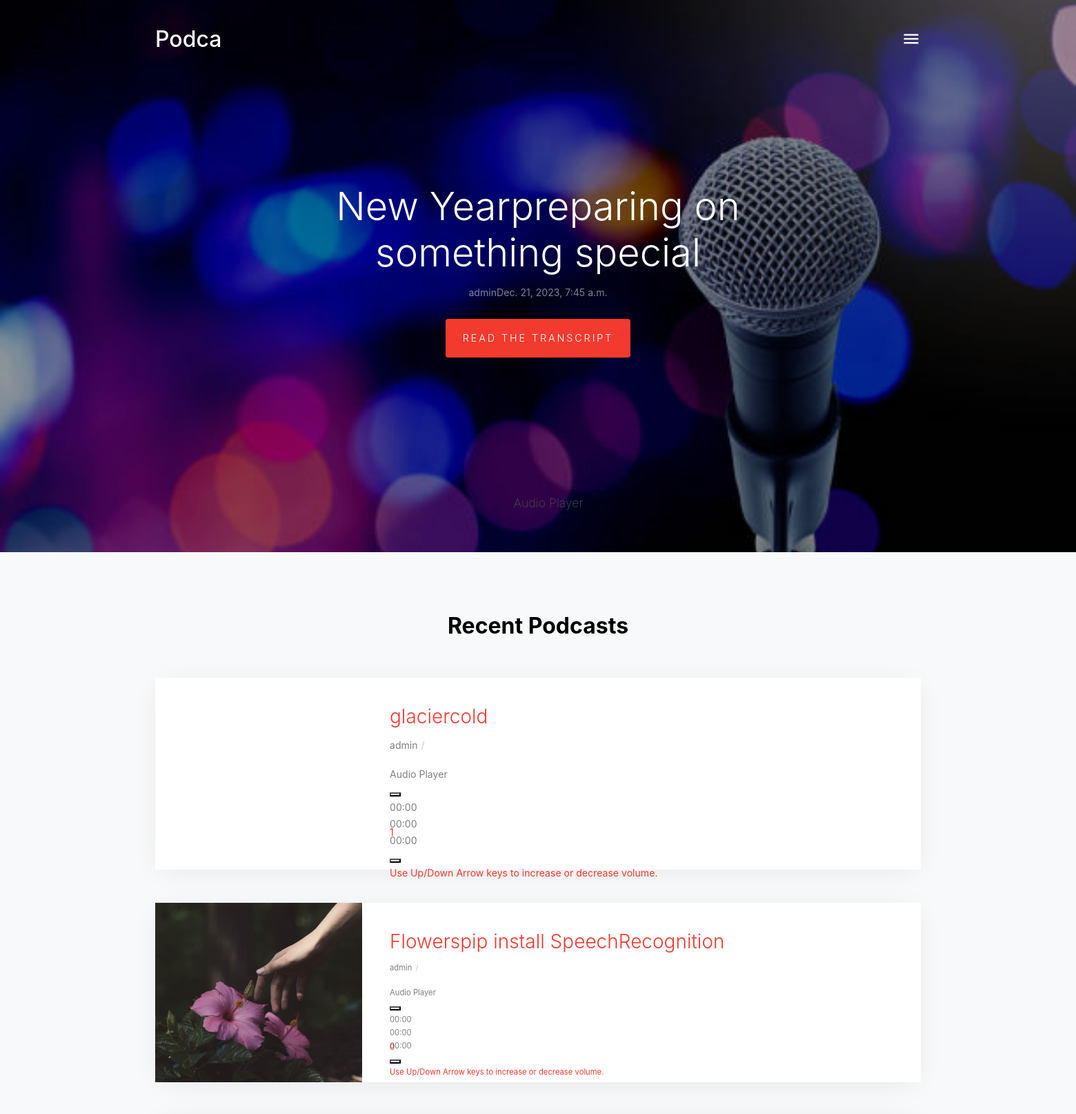
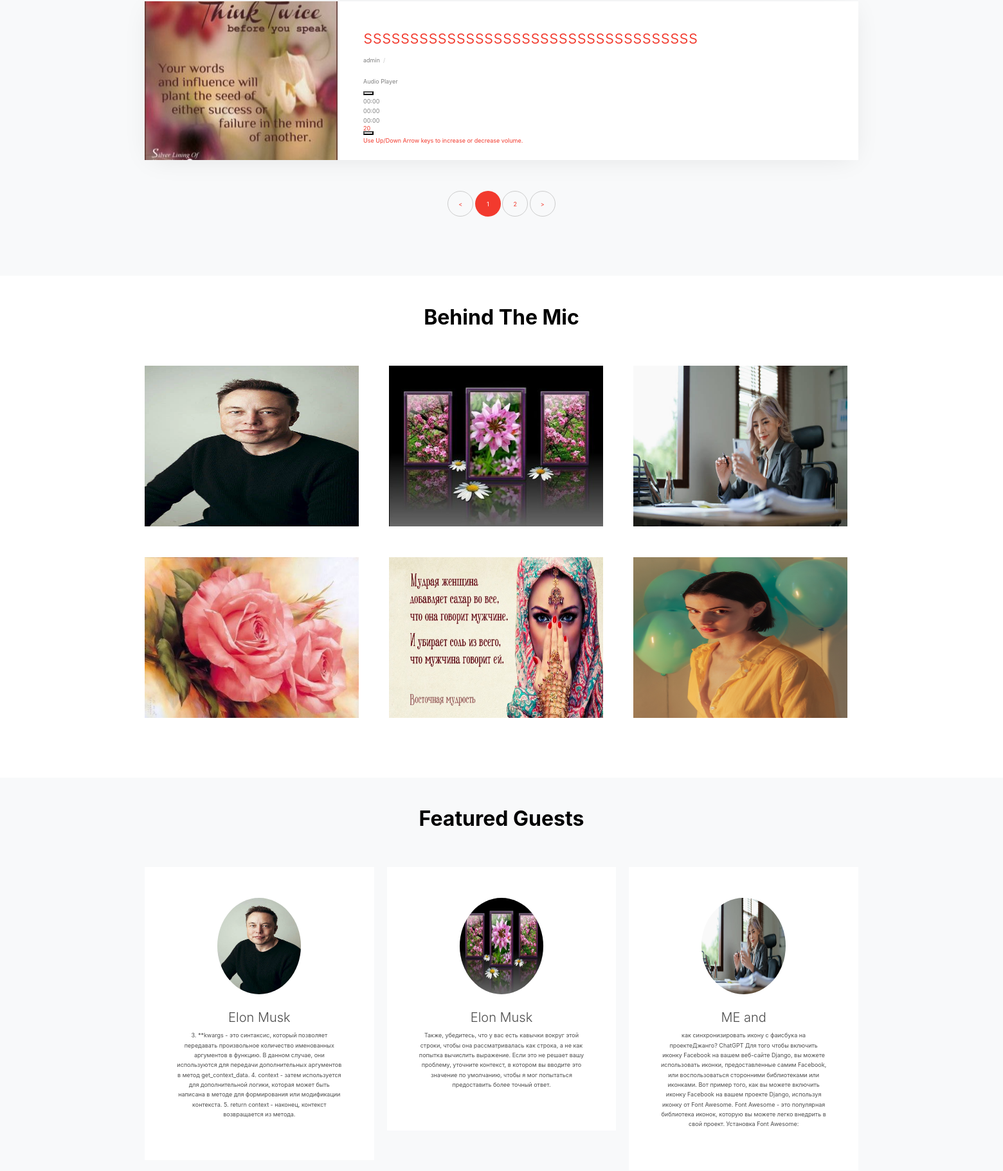
The page / (upper part) on the database its author committed (2 pictures, top to bottom).
### music_talk/models.py (models this page shows)
class MainImage(models.Model):
    image = models.ImageField()

class News(models.Model):
    title = models.CharField(max_length=250, verbose_name="Тема новостей")
    description = models.TextField()
    news_image = models.ImageField()
    created_at = models.DateTimeField(auto_now_add=True, editable=False)
    author = models.ForeignKey(settings.AUTH_USER_MODEL, on_delete=models.CASCADE, verbose_name="Автор")
    audio_file = models.FileField(upload_to='audio/')
    counter = models.IntegerField(editable=False, default=0, blank=True,null=True)
    like_count = models.IntegerField(editable=False, default=0, blank=True,null=True)

class Podcasters(models.Model):
    fillname =models.CharField(max_length=250)
    avatar = models.ImageField()
    status = models.CharField(max_length=250)
    description = models.TextField()

### music_talk/views.py (the view)
# urls.py: path('', index, name='index'),
def index(request):
    query = ''
    if request.GET.get('query'):
        query = request.GET.get('query')
    rows = News.objects.all().filter(title__contains=query).order_by("-created_at")
    paginator = Paginator(rows, 3)
    page_number = 1
    if request.GET.get('page'):
       page_number = int(request.GET.get('page'))
       print(page_number)
    print(page_number)
    print(page_number)
    next_page = page_number +1 if (page_number +1) <= len(paginator.page_range) else page_number
    previous_page = page_number - 1 if (page_number - 1) !=0 else page_number
    latest_news = News.objects.all().first()
    top_views = News.objects.all().order_by('-counter')[:3]
    new_news =News.objects.all().order_by("-created_at")[:3]
    users=Podcasters.objects.all()
    main_pic=MainImage.objects.first()
    context = {
        'rows': paginator.page(page_number),
        'pages': paginator.page_range,
        'latest_news':latest_news,
        'top_views': top_views,
        "next_page": next_page,
        "new_news": new_news,
        "previous_page" : previous_page,
        "users":users,
        "current_page": page_number,
        'main_pic':main_pic,
    }
    context['news'] = News.objects.all()[:3]
    context['video'] = MainVideo.objects.all()[:1][0]
    context['newsTranscription'] = NewsTranscription.objects.all()[:3]
    context['guests'] = Podcasters.objects.all()[:6]
    return render(request, 'index.html', context)

### templates/index.html (shortened to what this page needs)
{% extends 'base.html' %}
{% load static %}
{% block content %}
{% if main_pic %}
    <div class="site-blocks-cover overlay" style="background-image: url({{main_pic.image.url}});" data-aos="fade" data-stellar-background-ratio="0.5">
      <div class="container">
        <div class="row align-items-center justify-content-center text-center">
          {% endif %}
          {% if latest_news %}
          <div class="col-md-8" data-aos="fade-up" data-aos-delay="400">
            <h2 class="text-white font-weight-light mb-2 display-4">{{latest_news.title}}{{latest_news.description}}</h2>
            <div class="text-white mb-4"><span class="text-white-opacity-05"><small>{{latest_news.author}}{{latest_news.created_at}}</small></span></div>
            <p><a href="{% url 'single' latest_news.id %}" class="btn btn-primary btn-sm py-3 px-4 small">Read The Transcript</a></p>
            <div class="player">
            </div>
          </div>
        </div>
      </div>
    </div>
    {% else %}
    <p>Нет доступных новостей</p>
  {% endif %}
    <div class="site-section bg-light">
      <div class="container">
        <div class="row mb-5" data-aos="fade-up">
          <div class="col-md-12 text-center">
            <h2 class="font-weight-bold text-black">Recent Podcasts</h2>
          </div>
        </div>
        {% for row in rows %}
        <div class="d-block d-md-flex podcast-entry bg-white mb-5" data-aos="fade-up">
          <div class="image" style="background-image: url({{row.news_image.url}});"></div>
          <div class="text">
            <h3 class="font-weight-light"><a href="{% url 'single' row.id %}">{{row.title}}{{row.description}}</a></h3>
            <div class="text-white mb-3"><span class="text-black-opacity-05"><small>{{row.author}}{{news.created_at}}<span class="sep">/</span></p>
            <div class="player">
            </div>
          </div>
          <a href="{% url 'single' row.id %}" class="image">{{row.counter}}</a>
          </div>
        </div>
        {% endfor %}
      </div>
      <div class="container" data-aos="fade-up">
        <div class="row">
          <div class="col-md-12 text-center">
            <div class="site-block-27">
              <ul>
                <li><a href="?page={{previous_page}}">&lt;</a></li>
                {% for i in pages %}
                  <li li class="{% if i == current_page %}active{% endif %}">
                    <a href="?page={{i}}">{{i}}</a>
                  </li>
                {% endfor %}
                <li><a href="?page={{next_page}}">&gt;</a></li>
              </ul>
            </div>
          </div>
        </div>
      </div>
    </div>
    <div class="site-section">
      <div class="container" data-aos="fade-up">
        <div class="row mb-5">
          <div class="col-md-12 text-center">
            <h2 class="font-weight-bold text-black">Behind The Mic</h2>
          </div>
        </div>
        <div class="row">
          {% for user in users %}
          <div class="col-md-6 col-lg-4 mb-5 mb-lg-5">
            <div class="team-member">
              <img src="{{user.avatar.url}}" style="width: 333px; height: 250px;" alt="Image" class="img-fluid" >
            </div>
          </div>
          {% endfor %}
        </div>
      </div>
    </div>
    <div class="site-section bg-light block-13">
      <div class="container">
        <div class="row mb-5">
          <div class="col-md-12 text-center">
            <h2 class="font-weight-bold text-black">Featured Guests</h2>
          </div>
        </div>
        <div class="nonloop-block-13 owl-carousel">
          {% for user in users %}
          <div class="text-center p-3 p-md-5 bg-white">
            <div class="mb-4">
              <img src="{{user.avatar.url}}" alt="Image" class="w-50 mx-auto img-fluid rounded-circle" style="width: 150px; height: 150px;">
          </div>
            <div class="">
            <h3 class="font-weight-light h5">{{user.fillname}}</h3>
              <p>{{user.description}}</p>
            </div>
          </div>
          {% endfor %}
        </div>
      </div>
    </div>
{% endblock %}

### templates/base.html (shortened to what this page needs)
{% load static %}
<!DOCTYPE html>
<html lang="en">
  <head>
    <link rel="stylesheet" href="{% static 'fonts/icomoon/style.css' %}">
    <link rel="stylesheet" href="{% static 'css/bootstrap.min.css' %}">
    <link rel="stylesheet" href="{% static 'css/magnific-popup.css' %}">
    <link rel="stylesheet" href="{% static 'css/jquery-ui.css' %}">
    <link rel="stylesheet" href="{% static 'css/owl.carousel.min.css' %}">
    <link rel="stylesheet" href="{% static 'css/owl.theme.default.min.css' %}">
    <link rel="stylesheet" href="https://cdn.jsdelivr.net/npm/mediaelement@4.2.7/build/mediaelementplayer.min.css">
    <link rel="stylesheet" href="{% static 'css/aos.css' %}">
    <link rel="stylesheet" href="{% static 'css/style.css' %}">
  </head>
  <body>
  <div class="site-wrap">
      <header class="site-navbar py-4 absolute transparent" role="banner">
        <div class="container">
          <div class="row align-items-center">
            <div class="col-3" data-aos="fade-down">
              <h1><a href="#" class="text-white h2">Podca</a></h1>
            </div>
            <div class="col-9" data-aos="fade-down">
              <nav class="site-navigation position-relative text-right text-md-right" role="navigation">
                  <div class="d-inline-block ml-md-0 mr-auto py-3"><a href="" class="site-menu-toggle js-menu-toggle text-white"><span class="icon-menu h3"></span></a></div>
              </nav>
            </div>
          </div>
        </div>
      </header>
    {% block content %}
    {% endblock %}
  </div>
  </body>
</html>

### static/css/style.css (style rules this page uses)
body { line-height: 1.7; color: #4d4d4d; font-weight: 200; font-size: 1.1rem; }
a { -webkit-transition: .3s all ease; -o-transition: .3s all ease; transition: .3s all ease; }
.text-black { color: #000 !important; }
.site-wrap:before { -webkit-transition: .3s all ease-in-out; -o-transition: .3s all ease-in-out; transition: .3s all ease-in-out; background: rgba(0, 0, 0, 0.6); content: ""; position: absolute; z-index: 2000; top: 0; left: 0; right: 0; bottom: 0; opacity: 0; visibility: hidden; }
.btn { text-transform: uppercase; position: relative; -webkit-transition: 0.2s all ease-in-out !important; -o-transition: 0.2s all ease-in-out !important; transition: 0.2s all ease-in-out !important; top: 0; letter-spacing: .05em; }
.btn.btn-sm { font-size: 0.9rem; }
.btn.btn-primary { font-weight: 300; letter-spacing: .2em; }
.site-section { padding: 2.5em 0; }
@media (min-width: 768px) { .site-section { padding: 5em 0; } }
.text-white-opacity-05 { color: rgba(255, 255, 255, 0.5); }
.text-black-opacity-05 { color: rgba(0, 0, 0, 0.5); }
.site-navbar { margin-bottom: 0px; z-index: 1999; position: relative; }
.site-navbar.transparent { background: transparent; }
.site-navbar.absolute { position: absolute; top: 0; left: 0; width: 100%; }
.site-blocks-cover { background-size: cover; background-repeat: no-repeat; background-position: top; background-position: center center; }
.site-blocks-cover.overlay { position: relative; }
.site-blocks-cover.overlay:before { position: absolute; content: ""; left: 0; bottom: 0; right: 0; top: 0; background: rgba(0, 0, 0, 0.4); }
.site-blocks-cover .player { position: absolute; bottom: -250px; width: 100%; }
.site-blocks-cover, .site-blocks-cover .row { min-height: 600px; height: calc(100vh); }
.site-blocks-cover h2, .site-blocks-cover h3, .site-blocks-cover h4, .site-blocks-cover h5 { color: #fff; }
.site-blocks-cover p { color: #fff; font-size: 1.2rem; line-height: 1.5; }
.bg-light { background: #ccc; }
.team-member { position: relative; float: left; width: 100%; overflow: hidden; }
.team-member img { -webkit-transition: .3s all ease; -o-transition: .3s all ease; transition: .3s all ease; -webkit-transform: scale(1); -ms-transform: scale(1); transform: scale(1); }
.team-member:before { position: absolute; content: ""; top: 0; left: 0; right: 0; bottom: 0; background: rgba(242, 58, 46, 0.8); z-index: 2; height: 100%; width: 100%; opacity: 0; visibility: hidden; -webkit-transition: .3s all ease; -o-transition: .3s all ease; transition: .3s all ease; }
.podcast-entry { -webkit-box-shadow: 0 5px 40px -10px rgba(0, 0, 0, 0.1); box-shadow: 0 5px 40px -10px rgba(0, 0, 0, 0.1); }
.podcast-entry .sep { margin-left: 5px; margin-right: 5px; color: #ccc; }
.podcast-entry .image { background-size: cover; background-position: center center; background-repeat: no-repeat; height: 300px; }
@media (min-width: 768px) { .podcast-entry .image { width: 300px; height: auto; } }
.podcast-entry .text { width: 100%; padding: 40px; }
@media (min-width: 768px) { .podcast-entry .text { width: calc(100% - 300px); } }
.block-13, .slide-one-item { position: relative; z-index: 1; }
.player { position: relative; }
.site-block-27 ul, .site-block-27 ul li { padding: 0; margin: 0; }
.site-block-27 ul li { display: inline-block; margin-bottom: 4px; }
.site-block-27 ul li a, .site-block-27 ul li span { text-align: center; display: inline-block; width: 40px; height: 40px; line-height: 40px; border-radius: 50%; border: 1px solid #ccc; }
.site-block-27 ul li.active a, .site-block-27 ul li.active span { background: #f23a2e; color: #fff; border: 1px solid transparent; }

### rows shown on the page
MainImage: image (picture)
News: title "New Year", description "preparing on something special", author "admin", created_at "Dec. 21, 2023, 7:45 a.m."
News: title "glacier", description "cold", author "admin", counter "1"
News: news_image (picture), title "Flowers", description "pip install SpeechRecognition", author "admin", counter "0"
News: news_image (picture), title "ssssssssssssss", description "ssssssssssssssssssssss", author "admin", counter "20"
Podcasters: avatar (picture), fillname "Elon Musk", description "3. **kwargs - это синтаксис, который позволяет передавать произвольное количество именованных аргументов в функцию. В данном случае, они используются для передачи дополнительных аргументов в метод get_context_data. 4. context - затем используется для дополнительной логики, которая может быть написана в методе для формирования или модификации контекста. 5. return context - наконец, контекст возвращается из метода."
Podcasters: avatar (picture), fillname "Elon Musk", description "Также, убедитесь, что у вас есть кавычки вокруг этой строки, чтобы она рассматривалась как строка, а не как попытка вычислить выражение. Если это не решает вашу проблему, уточните контекст, в котором вы вводите это значение по умолчанию, чтобы я мог попытаться предоставить более точный ответ."
Podcasters: avatar (picture), fillname "ME and", description "как синхронизировать икону с фаисбука на проектеДжанго? ChatGPT Для того чтобы включить иконку Facebook на вашем веб-сайте Django, вы можете использовать иконки, предоставленные самим Facebook, или воспользоваться сторонними библиотеками или иконками. Вот пример того, как вы можете включить иконку Facebook на вашем проекте Django, используя иконку от Font Awesome. Font Awesome - это популярная библиотека иконок, которую вы можете легко внедрить в свой проект. Установка Font Awesome:"
Podcasters: avatar (picture)
Podcasters: avatar (picture)
Podcasters: avatar (picture)

### other values the page prints
{{ i }} "1" "2"
